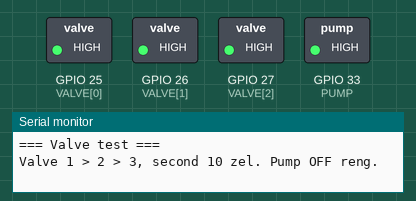
The sketch below on a simulated ESP32. On the bench: switched loads named in the sketch (green lamp = pin HIGH), the last lines printed to the serial monitor.

Above: at 0.65 s.
At 5.8 s:
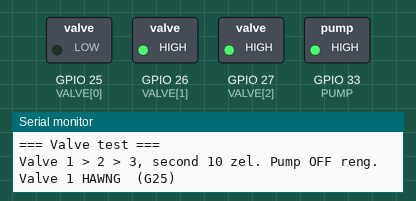
At 16.1 s:
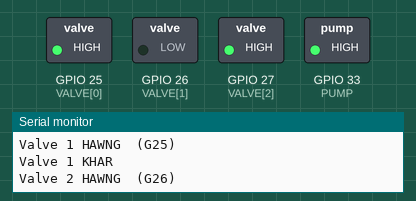
At 26.4 s:
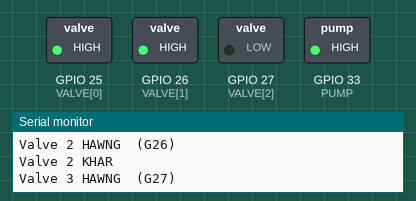
Timing chart, 0 to 40.7 s (numbered marks = the images above):
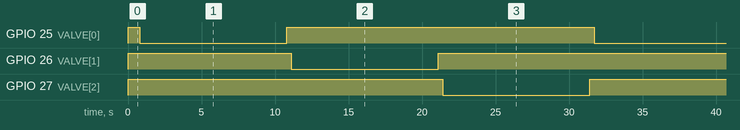

The sketch:

ValveTest.ino
```cpp
/*
  Valve test - CINZO iot
  Valve 1 -> 10 s -> Valve 2 -> 10 s -> Valve 3 -> 10 s -> loop
  Valve pakhat chauh a hawng ang, a dang a khar vek.
  Pump (relay CH4) chu OFF reng.

  Relay IN1 G25 = Valve 1
  Relay IN2 G26 = Valve 2
  Relay IN3 G27 = Valve 3
  Relay IN4 G33 = Pump (OFF reng)
  Relay module hi active LOW (LOW = ON).
*/

const int VALVE[3] = {25, 26, 27};
const int PUMP = 33;
const int RELAY_ON = LOW;
const int RELAY_OFF = HIGH;
const unsigned long STEP_MS = 10000;   // second 10

void allOff() {
  for (int i = 0; i < 3; i++) digitalWrite(VALVE[i], RELAY_OFF);
  digitalWrite(PUMP, RELAY_OFF);
}

void setup() {
  // Relay OFF hmasa, chuan output siam (boot-a click loh nan)
  for (int i = 0; i < 3; i++) {
    digitalWrite(VALVE[i], RELAY_OFF);
    pinMode(VALVE[i], OUTPUT);
  }
  digitalWrite(PUMP, RELAY_OFF);
  pinMode(PUMP, OUTPUT);
  allOff();

  Serial.begin(115200);
  delay(500);
  Serial.println();
  Serial.println("=== Valve test ===");
  Serial.println("Valve 1 > 2 > 3, second 10 zel. Pump OFF reng.");
}

void loop() {
  for (int i = 0; i < 3; i++) {
    allOff();                          // a dang zawng zawng khar
    delay(300);                        // relay inthlak hmain nghak tlem
    digitalWrite(VALVE[i], RELAY_ON);  // he valve chauh hawng
    Serial.printf("Valve %d HAWNG  (G%d)\n", i + 1, VALVE[i]);
    delay(STEP_MS);
    digitalWrite(VALVE[i], RELAY_OFF);
    Serial.printf("Valve %d KHAR\n", i + 1);
  }
}
```

Measured:
- by itself, GPIO 25 (VALVE[0]), GPIO 26 (VALVE[1]), GPIO 27 (VALVE[2]): alternates HIGH for 20.9 s and LOW for 10.0 s
- by itself, everything shown: repeats every 30.9 s, in 6 steps
